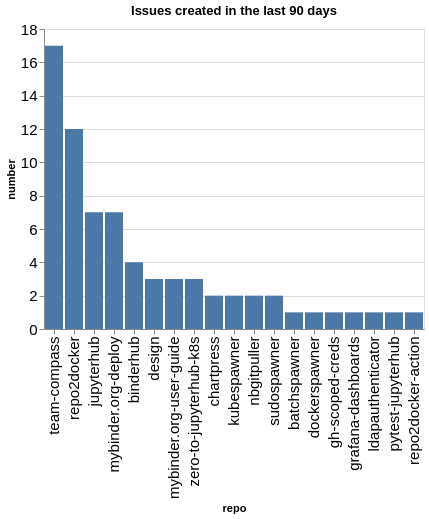

The code cell stored with this chart in its notebook:
### Code cell
created_counts = created.groupby(['org', 'repo']).count()['number'].reset_index()
created_counts['org/repo'] = created_counts.apply(lambda a: a['org'] + '/' + a['repo'], axis=1)
sorted_vals = created_counts.sort_values(['org', 'number'], ascending=False)['repo'].values
alt.Chart(data=created_counts, title=f"Issues created in the last {n_days} days").mark_bar().encode(
    x=alt.X('repo', sort=alt.Sort(sorted_vals.tolist())),
    y='number',
)

### Figure 1 — Vega-Lite specification as saved in the notebook (floating-point values rounded to 4 significant figures)
{"config": {"axisLeft": {"labelFontSize": 15}, "axisBottom": {"labelFontSize": 15}}, "data": {"name": "data-3a464791d3dc61239ad0d0e8831d5785"}, "mark": {"type": "bar"}, "encoding": {"x": {"field": "repo", "sort": ["team-compass", "repo2docker", "jupyterhub", "mybinder.org-deploy", "binderhub", "design", "mybinder.org-user-guide", "zero-to-jupyterhub-k8s", "chartpress", "kubespawner", "nbgitpuller", "sudospawner", "batchspawner", "dockerspawner", "gh-scoped-creds", "grafana-dashboards", "ldapauthenticator", "pytest-jupyterhub", "repo2docker-action"], "type": "nominal"}, "y": {"field": "number", "type": "quantitative"}}, "title": "Issues created in the last 90 days", "$schema": "https://vega.github.io/schema/vega-lite/v5.20.1.json", "datasets": {"data-3a464791d3dc61239ad0d0e8831d5785": [{"org": "jupyterhub", "repo": "batchspawner", "number": 1, "org/repo": "jupyterhub/batchspawner"}, {"org": "jupyterhub", "repo": "binderhub", "number": 4, "org/repo": "jupyterhub/binderhub"}, {"org": "jupyterhub", "repo": "chartpress", "number": 2, "org/repo": "jupyterhub/chartpress"}, {"org": "jupyterhub", "repo": "design", "number": 3, "org/repo": "jupyterhub/design"}, {"org": "jupyterhub", "repo": "dockerspawner", "number": 1, "org/repo": "jupyterhub/dockerspawner"}, {"org": "jupyterhub", "repo": "gh-scoped-creds", "number": 1, "org/repo": "jupyterhub/gh-scoped-creds"}, {"org": "jupyterhub", "repo": "grafana-dashboards", "number": 1, "org/repo": "jupyterhub/grafana-dashboards"}, {"org": "jupyterhub", "repo": "jupyterhub", "number": 7, "org/repo": "jupyterhub/jupyterhub"}, {"org": "jupyterhub", "repo": "kubespawner", "number": 2, "org/repo": "jupyterhub/kubespawner"}, {"org": "jupyterhub", "repo": "ldapauthenticator", "number": 1, "org/repo": "jupyterhub/ldapauthenticator"}, {"org": "jupyterhub", "repo": "mybinder.org-deploy", "number": 7, "org/repo": "jupyterhub/mybinder.org-deploy"}, {"org": "jupyterhub", "repo": "mybinder.org-user-guide", "number": 3, "org/repo": "jupyterhub/mybinder.org-user-guide"}, {"org": "jupyterhub", "repo": "nbgitpuller", "number": 2, "org/repo": "jupyterhub/nbgitpuller"}, {"org": "jupyterhub", "repo": "pytest-jupyterhub", "number": 1, "org/repo": "jupyterhub/pytest-jupyterhub"}, {"org": "jupyterhub", "repo": "repo2docker", "number": 12, "org/repo": "jupyterhub/repo2docker"}, {"org": "jupyterhub", "repo": "repo2docker-action", "number": 1, "org/repo": "jupyterhub/repo2docker-action"}, {"org": "jupyterhub", "repo": "sudospawner", "number": 2, "org/repo": "jupyterhub/sudospawner"}, {"org": "jupyterhub", "repo": "team-compass", "number": 17, "org/repo": "jupyterhub/team-compass"}, {"org": "jupyterhub", "repo": "zero-to-jupyterhub-k8s", "number": 3, "org/repo": "jupyterhub/zero-to-jupyterhub-k8s"}]}}
